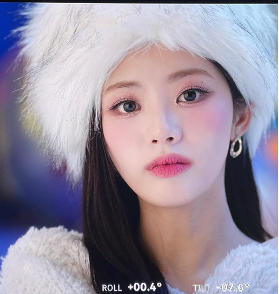
#> input picture VISION/images/park.png, 279 x 294 px
$ python Grayscale_and_binary.py
#> lines starting #> are read from the running program, lines starting #| are printed output that depends on the picture; after the words box and inside, x2 and y2 are one past the last pixel; in counts of white or black regions, pixels touching at a corner belong together
import cv2
import sys

# 트랙바 콜백 함수
def on_trackbar(val):
    # 트랙바에서 넘겨받은 값(val)을 새로운 임계값으로 사용
    _, dst = cv2.threshold(src, val, 255, cv2.THRESH_BINARY)

    # 결과를 "Binary Image" 창에 갱신하여 출력
    cv2.imshow("Binary Image", dst)

# 메인 실행부
if __name__ == "__main__":
    # 흑백으로 이미지 읽기 (실제 이미지 경로로 변경해 주세요)
    src = cv2.imread("./images/park.png", cv2.IMREAD_GRAYSCALE)
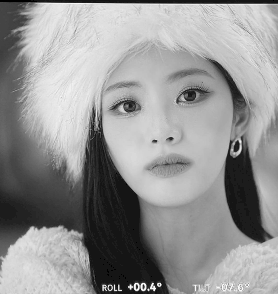
#> src: shape (294, 279); min 0, max 255, mean 148.1

    if src is None:
        print("Could not open or find the image!")
        sys.exit()

    # 원본 이미지 출력
    cv2.imshow("Original Image", src)

    # 트랙바를 붙이기 위해 결과 창을 미리 생성
    cv2.namedWindow("Binary Image")

    # 트랙바 생성
    # 파라미터: 트랙바 이름, 붙일 창 이름, 초기값(128), 최대값(255), 콜백 함수
    # 이미지의 픽셀 값은 0~255 사이이므로 최대값을 255로 설정합니다.
    cv2.createTrackbar("Threshold", "Binary Image", 128, 255, on_trackbar)

    # 프로그램 실행 시 초기 화면을 보여주기 위해 강제 호출
    on_trackbar(128)
#> in on_trackbar, `_, dst = cv2.threshold(src, val, 255, cv2.THRESH_BINARY)`:
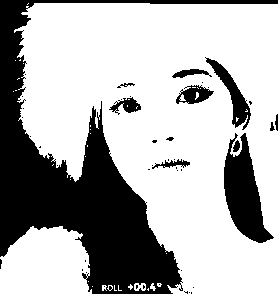
#> dst: shape (294, 279); 69% white; 45 black regions (33 under 20 px), largest, box (x1, y1, x2, y2) and area: (0, 0, 278, 294) 20434, (224, 133, 274, 243) 2799, (205, 57, 251, 130) 881

    # 키 입력 대기 및 창 닫기
    cv2.waitKey(0)
    cv2.destroyAllWindows()
